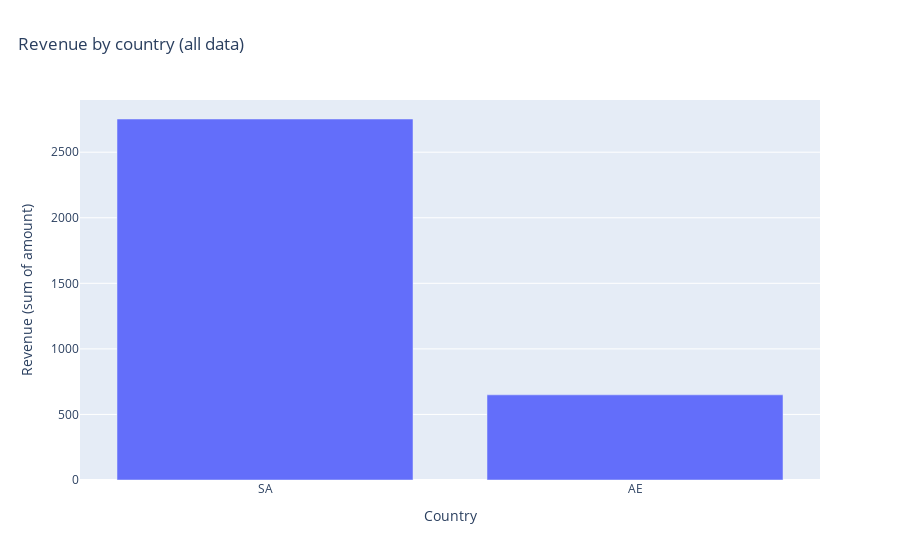

The notebook cell saved with this chart:
### Code cell
# Question 1: Revenue by country
rev = (
    df.groupby("country", dropna=False)
      .agg(
          n=("order_id","size"),
          revenue=("amount","sum"),
          aov=("amount","mean"),
      )
      .reset_index()
      .sort_values("revenue", ascending=False)
)

fig = px.bar(rev, x="country", y="revenue", title="Revenue by country (all data)")
fig.update_layout(title={"x": 0.02})
fig.update_xaxes(title_text="Country")
fig.update_yaxes(title_text="Revenue (sum of amount)")
save_fig(fig, FIGS / "revenue_by_country.png")
fig

### Figure 1 — Plotly figure (JSON) as saved in the notebook; plotly's stock layout.template omitted (floating-point values rounded to 4 significant figures)
{"data": [{"hovertemplate": "country=%{x}<br>revenue=%{y}<extra></extra>", "legendgroup": "", "marker": {"color": "#636efa", "pattern": {"shape": ""}}, "name": "", "orientation": "v", "showlegend": false, "textposition": "auto", "type": "bar", "x": ["SA", "AE"], "xaxis": "x", "y": [2753.0, 649.5], "yaxis": "y"}], "layout": {"barmode": "relative", "legend": {"tracegroupgap": 0}, "title": {"text": "Revenue by country (all data)", "x": 0.02}, "xaxis": {"anchor": "y", "domain": [0, 1], "title": {"text": "Country"}}, "yaxis": {"anchor": "x", "domain": [0, 1], "title": {"text": "Revenue (sum of amount)"}}}}
